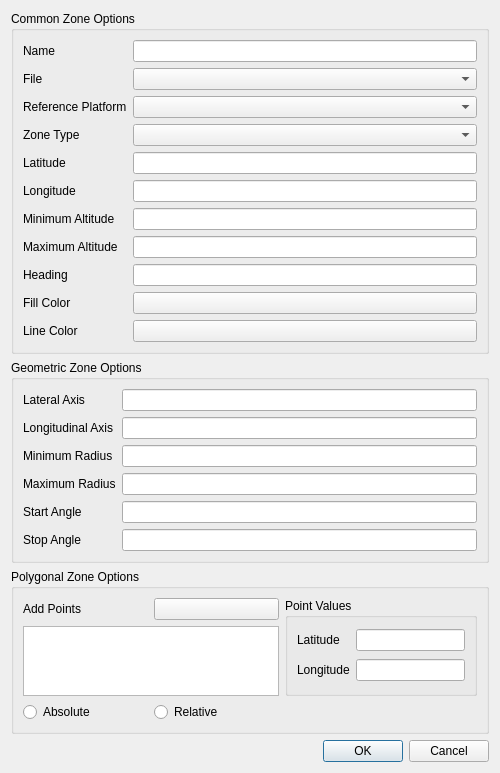
<?xml version="1.0" encoding="UTF-8"?>
<ui version="4.0">
 <class>CreateZoneDialog</class>
 <widget class="QDialog" name="CreateZoneDialog">
  <property name="geometry">
   <rect>
    <x>0</x>
    <y>0</y>
    <width>500</width>
    <height>659</height>
   </rect>
  </property>
  <property name="windowTitle">
   <string>Create Zone</string>
  </property>
  <layout class="QVBoxLayout" name="mZoneLayout">
   <item>
    <widget class="QGroupBox" name="mCommonOptionsBox">
     <property name="title">
      <string>Common Zone Options</string>
     </property>
     <layout class="QGridLayout" name="mCommonOptionsLayout">
      <item row="0" column="0">
       <widget class="QLabel" name="mNameLabel">
        <property name="text">
         <string>Name</string>
        </property>
       </widget>
      </item>
      <item row="3" column="0">
       <widget class="QLabel" name="mZoneTypeLabel">
        <property name="text">
         <string>Zone Type</string>
        </property>
       </widget>
      </item>
      <item row="3" column="1">
       <widget class="QComboBox" name="mZoneTypeBox"/>
      </item>
      <item row="4" column="1">
       <widget class="UtQtLatPosLineEdit" name="mLatitudeEdit"/>
      </item>
      <item row="8" column="0">
       <widget class="QLabel" name="mHeadingLabel">
        <property name="text">
         <string>Heading</string>
        </property>
       </widget>
      </item>
      <item row="2" column="0">
       <widget class="QLabel" name="mReferencePlatformLabel">
        <property name="text">
         <string>Reference Platform</string>
        </property>
       </widget>
      </item>
      <item row="4" column="0">
       <widget class="QLabel" name="mLatitudeLabel">
        <property name="text">
         <string>Latitude</string>
        </property>
       </widget>
      </item>
      <item row="5" column="0">
       <widget class="QLabel" name="mLongitudeLabel">
        <property name="text">
         <string>Longitude</string>
        </property>
       </widget>
      </item>
      <item row="6" column="1">
       <widget class="UtQtLengthValueEdit" name="mMinimumAltitudeEdit"/>
      </item>
      <item row="7" column="1">
       <widget class="UtQtLengthValueEdit" name="mMaximumAltitudeEdit"/>
      </item>
      <item row="1" column="0">
       <widget class="QLabel" name="fileLabel">
        <property name="text">
         <string>File</string>
        </property>
       </widget>
      </item>
      <item row="1" column="1">
       <widget class="QComboBox" name="fileComboBox"/>
      </item>
      <item row="2" column="1">
       <widget class="QComboBox" name="mReferencePlatformBox"/>
      </item>
      <item row="5" column="1">
       <widget class="UtQtLonPosLineEdit" name="mLongitudeEdit"/>
      </item>
      <item row="6" column="0">
       <widget class="QLabel" name="mMinimumAltitudeLabel">
        <property name="text">
         <string>Minimum Altitude</string>
        </property>
       </widget>
      </item>
      <item row="7" column="0">
       <widget class="QLabel" name="mMaximumAltitudeLabel">
        <property name="text">
         <string>Maximum Altitude</string>
        </property>
       </widget>
      </item>
      <item row="8" column="1">
       <widget class="UtQtAngleValueEdit" name="mHeadingEdit"/>
      </item>
      <item row="0" column="1">
       <widget class="QLineEdit" name="mNameEdit"/>
      </item>
      <item row="9" column="0">
       <widget class="QLabel" name="fillColorLabel">
        <property name="text">
         <string>Fill Color</string>
        </property>
       </widget>
      </item>
      <item row="10" column="0">
       <widget class="QLabel" name="lineColorLabel">
        <property name="text">
         <string>Line Color</string>
        </property>
       </widget>
      </item>
      <item row="9" column="1">
       <widget class="UtQtColorButton" name="mFillColorButton">
        <property name="text">
         <string/>
        </property>
       </widget>
      </item>
      <item row="10" column="1">
       <widget class="UtQtColorButton" name="mLineColorButton">
        <property name="text">
         <string/>
        </property>
       </widget>
      </item>
     </layout>
    </widget>
   </item>
   <item>
    <widget class="QGroupBox" name="mGeometricOptionsBox">
     <property name="title">
      <string>Geometric Zone Options</string>
     </property>
     <layout class="QGridLayout" name="mGeometricOptionsLayout">
      <item row="0" column="0">
       <widget class="QLabel" name="mLateralAxisLabel">
        <property name="text">
         <string>Lateral Axis</string>
        </property>
       </widget>
      </item>
      <item row="0" column="1">
       <widget class="UtQtLengthValueEdit" name="mLateralAxisEdit"/>
      </item>
      <item row="1" column="0">
       <widget class="QLabel" name="mLongitudinalAxisLabel">
        <property name="text">
         <string>Longitudinal Axis</string>
        </property>
       </widget>
      </item>
      <item row="1" column="1">
       <widget class="UtQtLengthValueEdit" name="mLongitudinalAxisEdit"/>
      </item>
      <item row="2" column="0">
       <widget class="QLabel" name="mMinimumRadiusLabel">
        <property name="text">
         <string>Minimum Radius</string>
        </property>
       </widget>
      </item>
      <item row="2" column="1">
       <widget class="UtQtLengthValueEdit" name="mMinimumRadiusEdit"/>
      </item>
      <item row="3" column="0">
       <widget class="QLabel" name="mMaximumRadiusLabel">
        <property name="text">
         <string>Maximum Radius</string>
        </property>
       </widget>
      </item>
      <item row="3" column="1">
       <widget class="UtQtLengthValueEdit" name="mMaximumRadiusEdit"/>
      </item>
      <item row="4" column="0">
       <widget class="QLabel" name="mStartAngleLabel">
        <property name="text">
         <string>Start Angle</string>
        </property>
       </widget>
      </item>
      <item row="4" column="1">
       <widget class="UtQtAngleValueEdit" name="mStartAngleEdit"/>
      </item>
      <item row="5" column="0">
       <widget class="QLabel" name="mStopAngleLabel">
        <property name="text">
         <string>Stop Angle</string>
        </property>
       </widget>
      </item>
      <item row="5" column="1">
       <widget class="UtQtAngleValueEdit" name="mStopAngleEdit"/>
      </item>
     </layout>
    </widget>
   </item>
   <item>
    <widget class="QGroupBox" name="mPolygonalOptionsBox">
     <property name="title">
      <string>Polygonal Zone Options</string>
     </property>
     <layout class="QGridLayout" name="mPolygonalOptionsLayout">
      <item row="0" column="0">
       <widget class="QLabel" name="mAddPointsLabel">
        <property name="text">
         <string>Add Points</string>
        </property>
       </widget>
      </item>
      <item row="0" column="1">
       <widget class="wkf::LocationSelector" name="mPointSelector">
        <property name="text">
         <string/>
        </property>
       </widget>
      </item>
      <item row="1" column="0" colspan="2">
       <widget class="QTreeWidget" name="mTreeWidget">
        <property name="selectionMode">
         <enum>QAbstractItemView::SingleSelection</enum>
        </property>
        <attribute name="headerVisible">
         <bool>false</bool>
        </attribute>
        <column>
         <property name="text">
          <string notr="true">1</string>
         </property>
        </column>
       </widget>
      </item>
      <item row="0" column="2" rowspan="2">
       <widget class="QGroupBox" name="mPointDataBox">
        <property name="title">
         <string>Point Values</string>
        </property>
        <layout class="QGridLayout" name="mPointDataLayout">
         <item row="0" column="0">
          <widget class="QLabel" name="mPointLatLabel">
           <property name="text">
            <string>Latitude</string>
           </property>
          </widget>
         </item>
         <item row="0" column="1">
          <widget class="UtQtLatPosLineEdit" name="mPointLatEdit"/>
         </item>
         <item row="1" column="0">
          <widget class="QLabel" name="mPointLonLabel">
           <property name="text">
            <string>Longitude</string>
           </property>
          </widget>
         </item>
         <item row="1" column="1">
          <widget class="UtQtLonPosLineEdit" name="mPointLonEdit"/>
         </item>
        </layout>
       </widget>
      </item>
      <item row="2" column="0">
       <widget class="QRadioButton" name="mAbsoluteButton">
        <property name="text">
         <string>Absolute</string>
        </property>
       </widget>
      </item>
      <item row="2" column="1">
       <widget class="QRadioButton" name="mRelativeButton">
        <property name="text">
         <string>Relative</string>
        </property>
       </widget>
      </item>
     </layout>
    </widget>
   </item>
   <item>
    <widget class="QDialogButtonBox" name="mButtonBox">
     <property name="orientation">
      <enum>Qt::Horizontal</enum>
     </property>
     <property name="standardButtons">
      <set>QDialogButtonBox::Cancel|QDialogButtonBox::Ok</set>
     </property>
    </widget>
   </item>
  </layout>
 </widget>
 <customwidgets>
  <customwidget>
   <class>UtQtLatPosLineEdit</class>
   <extends>QLineEdit</extends>
   <header>UtQtUnitLineEdit.hpp</header>
  </customwidget>
  <customwidget>
   <class>UtQtLonPosLineEdit</class>
   <extends>QLineEdit</extends>
   <header>UtQtUnitLineEdit.hpp</header>
  </customwidget>
  <customwidget>
   <class>UtQtAngleValueEdit</class>
   <extends>QLineEdit</extends>
   <header>UtQtUnitValueEdit.hpp</header>
  </customwidget>
  <customwidget>
   <class>UtQtLengthValueEdit</class>
   <extends>QLineEdit</extends>
   <header>UtQtUnitValueEdit.hpp</header>
  </customwidget>
  <customwidget>
   <class>wkf::LocationSelector</class>
   <extends>QPushButton</extends>
   <header>WkfSelectorWidgets.hpp</header>
  </customwidget>
  <customwidget>
   <class>UtQtColorButton</class>
   <extends>QPushButton</extends>
   <header>UtQtColorButton.hpp</header>
  </customwidget>
 </customwidgets>
 <resources/>
 <connections/>
</ui>
